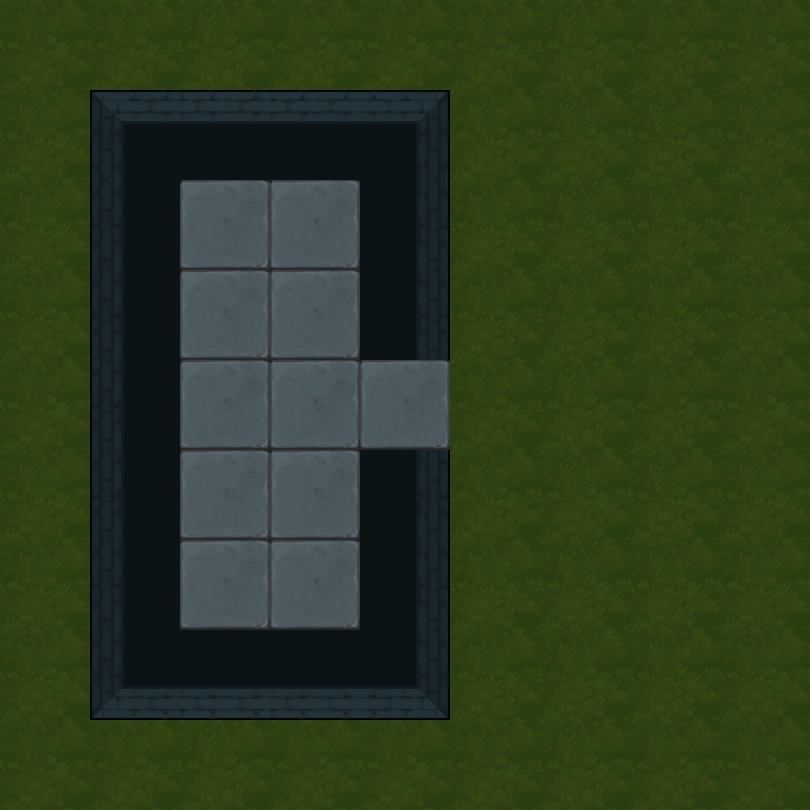

This is a level from a 2D game, rendered from its Tiled map with the project's own tilesets. A one-line summary and the map file follow, with tile-layer data summarised:
An orthogonal 9x9 tile map with 90x90 px tiles, 2 tile layers (地形, 障碍) and 15 objects (9x map, 4x spring, bed, door).

<map version="1.5" tiledversion="1.7.2" orientation="orthogonal" renderorder="right-down" width="9" height="9" tilewidth="90" tileheight="90" infinite="0" nextlayerid="4" nextobjectid="22">
 <tileset firstgid="1" name="1" tilewidth="90" tileheight="90" tilecount="100" columns="10">
  <image source="3.png" trans="ff00ff" width="900" height="900" />
 </tileset>
 <layer id="1" name="地形" width="9" height="9">
  <data>[81 cells, 81 non-empty, 2 distinct tile ids]</data>
 </layer>
 <layer id="2" name="障碍" width="9" height="9">
  <data>[81 cells, 17 non-empty, 8 distinct tile ids]</data>
 </layer>
 <objectgroup id="3" name="对象">
  <object id="1" name="bed" x="180" y="450" width="90" height="90" />
  <object id="2" name="map" x="180" y="360" width="90" height="90" />
  <object id="4" name="map" x="180" y="180" width="90" height="90" />
  <object id="5" name="map" x="180" y="270" width="90" height="90" />
  <object id="7" name="map" x="270" y="180" width="90" height="90" />
  <object id="9" name="map" x="180" y="540" width="90" height="90" />
  <object id="11" name="map" x="270" y="540" width="90" height="90" />
  <object id="12" name="map" x="270" y="360" width="90" height="90">
   <properties>
    <property name="weapon" type="int" value="1" />
   </properties>
  </object>
  <object id="13" name="map" x="270" y="270" width="90" height="90">
   <properties>
    <property name="weapon" type="int" value="2" />
   </properties>
  </object>
  <object id="15" name="map" x="270" y="450" width="90" height="90">
   <properties>
    <property name="weapon" type="int" value="3" />
   </properties>
  </object>
  <object id="16" name="door" x="360" y="360" width="90" height="90">
   <properties>
    <property name="LorR" type="int" value="1" />
    <property name="motion" type="int" value="1" />
    <property name="rotate" type="int" value="90" />
   </properties>
  </object>
  <object id="18" name="spring" x="630" y="540" width="90" height="90">
   <properties>
    <property name="direction" value="3" />
   </properties>
  </object>
  <object id="19" name="spring" x="630" y="360" width="90" height="90">
   <properties>
    <property name="direction" value="3" />
   </properties>
  </object>
  <object id="20" name="spring" x="630" y="180" width="90" height="90">
   <properties>
    <property name="direction" value="3" />
   </properties>
  </object>
  <object id="21" name="spring" x="630" y="0" width="90" height="90">
   <properties>
    <property name="direction" value="3" />
   </properties>
  </object>
 </objectgroup>
</map>